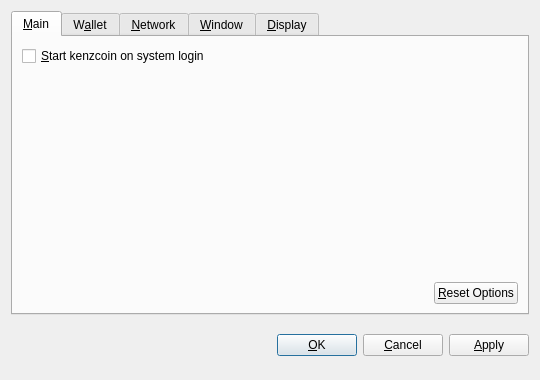
<?xml version="1.0" encoding="UTF-8"?>
<ui version="4.0">
 <class>OptionsDialog</class>
 <widget class="QDialog" name="OptionsDialog">
  <property name="geometry">
   <rect>
    <x>0</x>
    <y>0</y>
    <width>540</width>
    <height>380</height>
   </rect>
  </property>
  <property name="windowTitle">
   <string>Options</string>
  </property>
  <property name="modal">
   <bool>true</bool>
  </property>
  <layout class="QVBoxLayout" name="verticalLayout">
   <item>
    <widget class="QTabWidget" name="tabWidget">
     <property name="tabPosition">
      <enum>QTabWidget::North</enum>
     </property>
     <property name="currentIndex">
      <number>0</number>
     </property>
     <widget class="QWidget" name="tabMain">
      <attribute name="title">
       <string>&amp;Main</string>
      </attribute>
      <layout class="QVBoxLayout" name="verticalLayout_Main">
       <item>
        <widget class="QCheckBox" name="bitcoinAtStartup">
         <property name="toolTip">
          <string>Automatically start kenzcoin after logging in to the system.</string>
         </property>
         <property name="text">
          <string>&amp;Start kenzcoin on system login</string>
         </property>
        </widget>
       </item>
       <item>
        <spacer name="verticalSpacer_Main">
         <property name="orientation">
          <enum>Qt::Vertical</enum>
         </property>
         <property name="sizeHint" stdset="0">
          <size>
           <width>20</width>
           <height>40</height>
          </size>
         </property>
        </spacer>
       </item>
       <item>
        <layout class="QHBoxLayout" name="horizontalLayout_2_Main">
         <item>
          <spacer name="horizontalSpacer_2_Main">
           <property name="orientation">
            <enum>Qt::Horizontal</enum>
           </property>
           <property name="sizeHint" stdset="0">
            <size>
             <width>40</width>
             <height>20</height>
            </size>
           </property>
          </spacer>
         </item>
         <item>
          <widget class="QPushButton" name="resetButton">
           <property name="toolTip">
            <string>Reset all client options to default.</string>
           </property>
           <property name="text">
            <string>&amp;Reset Options</string>
           </property>
           <property name="autoDefault">
            <bool>false</bool>
           </property>
          </widget>
         </item>
        </layout>
       </item>
      </layout>
     </widget>
     <widget class="QWidget" name="tabWallet">
      <attribute name="title">
       <string>W&amp;allet</string>
      </attribute>
      <layout class="QVBoxLayout" name="verticalLayout_Network">
       <item>
        <widget class="QLabel" name="transactionFeeInfoLabel">
         <property name="text">
          <string>Optional transaction fee per kB that helps make sure your transactions are processed quickly. Most transactions are 1 kB.</string>
         </property>
         <property name="textFormat">
          <enum>Qt::PlainText</enum>
         </property>
         <property name="wordWrap">
          <bool>true</bool>
         </property>
        </widget>
       </item>
       <item>
        <layout class="QHBoxLayout" name="horizontalLayout_1_Main">
         <item>
          <widget class="QLabel" name="transactionFeeLabel">
           <property name="text">
            <string>Pay transaction &amp;fee</string>
           </property>
           <property name="textFormat">
            <enum>Qt::PlainText</enum>
           </property>
           <property name="buddy">
            <cstring>transactionFee</cstring>
           </property>
          </widget>
         </item>
         <item>
          <widget class="BitcoinAmountField" name="transactionFee"/>
         </item>
         <item>
          <spacer name="horizontalSpacer_1_Main">
           <property name="orientation">
            <enum>Qt::Horizontal</enum>
           </property>
           <property name="sizeHint" stdset="0">
            <size>
             <width>40</width>
             <height>20</height>
            </size>
           </property>
          </spacer>
         </item>
        </layout>
       </item>
       <item>
        <widget class="QLabel" name="label">
         <property name="text">
          <string>If you disable the spending of unconfirmed change, the change from a transaction cannot be used until that transaction has at least one confirmation. This also affects how your balance is computed.</string>
         </property>
         <property name="wordWrap">
          <bool>true</bool>
         </property>
        </widget>
       </item>
       <item>
        <widget class="QCheckBox" name="spendZeroConfChange">
         <property name="text">
          <string>Spend unconfirmed change  (experts only)</string>
         </property>
        </widget>
       </item>
       <item>
        <spacer name="verticalSpacer">
         <property name="orientation">
          <enum>Qt::Vertical</enum>
         </property>
         <property name="sizeHint" stdset="0">
          <size>
           <width>20</width>
           <height>40</height>
          </size>
         </property>
        </spacer>
       </item>
      </layout>
     </widget>
     <widget class="QWidget" name="tabNetwork">
      <attribute name="title">
       <string>&amp;Network</string>
      </attribute>
      <layout class="QVBoxLayout" name="verticalLayout_Network">
       <item>
        <widget class="QCheckBox" name="mapPortUpnp">
         <property name="toolTip">
          <string>Automatically open the kenzcoin client port on the router. This only works when your router supports UPnP and it is enabled.</string>
         </property>
         <property name="text">
          <string>Map port using &amp;UPnP</string>
         </property>
        </widget>
       </item>
       <item>
        <widget class="QCheckBox" name="connectSocks">
         <property name="toolTip">
          <string>Connect to the kenzcoin network through a SOCKS proxy (e.g. when connecting through Tor).</string>
         </property>
         <property name="text">
          <string>&amp;Connect through SOCKS proxy:</string>
         </property>
        </widget>
       </item>
       <item>
        <layout class="QHBoxLayout" name="horizontalLayout_Network">
         <item>
          <widget class="QLabel" name="proxyIpLabel">
           <property name="text">
            <string>Proxy &amp;IP:</string>
           </property>
           <property name="textFormat">
            <enum>Qt::PlainText</enum>
           </property>
           <property name="buddy">
            <cstring>proxyIp</cstring>
           </property>
          </widget>
         </item>
         <item>
          <widget class="QValidatedLineEdit" name="proxyIp">
           <property name="maximumSize">
            <size>
             <width>140</width>
             <height>16777215</height>
            </size>
           </property>
           <property name="toolTip">
            <string>IP address of the proxy (e.g. 127.0.0.1)</string>
           </property>
          </widget>
         </item>
         <item>
          <widget class="QLabel" name="proxyPortLabel">
           <property name="text">
            <string>&amp;Port:</string>
           </property>
           <property name="textFormat">
            <enum>Qt::PlainText</enum>
           </property>
           <property name="buddy">
            <cstring>proxyPort</cstring>
           </property>
          </widget>
         </item>
         <item>
          <widget class="QLineEdit" name="proxyPort">
           <property name="maximumSize">
            <size>
             <width>55</width>
             <height>16777215</height>
            </size>
           </property>
           <property name="toolTip">
            <string>Port of the proxy (e.g. 9050)</string>
           </property>
          </widget>
         </item>
         <item>
          <widget class="QLabel" name="socksVersionLabel">
           <property name="text">
            <string>SOCKS &amp;Version:</string>
           </property>
           <property name="textFormat">
            <enum>Qt::PlainText</enum>
           </property>
           <property name="buddy">
            <cstring>socksVersion</cstring>
           </property>
          </widget>
         </item>
         <item>
          <widget class="QValueComboBox" name="socksVersion">
           <property name="toolTip">
            <string>SOCKS version of the proxy (e.g. 5)</string>
           </property>
          </widget>
         </item>
         <item>
          <spacer name="horizontalSpacer_Network">
           <property name="orientation">
            <enum>Qt::Horizontal</enum>
           </property>
           <property name="sizeHint" stdset="0">
            <size>
             <width>40</width>
             <height>20</height>
            </size>
           </property>
          </spacer>
         </item>
        </layout>
       </item>
       <item>
        <spacer name="verticalSpacer_Network">
         <property name="orientation">
          <enum>Qt::Vertical</enum>
         </property>
         <property name="sizeHint" stdset="0">
          <size>
           <width>20</width>
           <height>40</height>
          </size>
         </property>
        </spacer>
       </item>
      </layout>
     </widget>
     <widget class="QWidget" name="tabWindow">
      <attribute name="title">
       <string>&amp;Window</string>
      </attribute>
      <layout class="QVBoxLayout" name="verticalLayout_Window">
       <item>
        <widget class="QCheckBox" name="minimizeToTray">
         <property name="toolTip">
          <string>Show only a tray icon after minimizing the window.</string>
         </property>
         <property name="text">
          <string>&amp;Minimize to the tray instead of the taskbar</string>
         </property>
        </widget>
       </item>
       <item>
        <widget class="QCheckBox" name="minimizeOnClose">
         <property name="toolTip">
          <string>Minimize instead of exit the application when the window is closed. When this option is enabled, the application will be closed only after selecting Quit in the menu.</string>
         </property>
         <property name="text">
          <string>M&amp;inimize on close</string>
         </property>
        </widget>
       </item>
       <item>
        <spacer name="verticalSpacer_Window">
         <property name="orientation">
          <enum>Qt::Vertical</enum>
         </property>
         <property name="sizeHint" stdset="0">
          <size>
           <width>20</width>
           <height>40</height>
          </size>
         </property>
        </spacer>
       </item>
      </layout>
     </widget>
     <widget class="QWidget" name="tabDisplay">
      <attribute name="title">
       <string>&amp;Display</string>
      </attribute>
      <layout class="QVBoxLayout" name="verticalLayout_Display">
       <item>
        <layout class="QHBoxLayout" name="horizontalLayout_1_Display">
         <item>
          <widget class="QLabel" name="langLabel">
           <property name="text">
            <string>User Interface &amp;language:</string>
           </property>
           <property name="textFormat">
            <enum>Qt::PlainText</enum>
           </property>
           <property name="buddy">
            <cstring>lang</cstring>
           </property>
          </widget>
         </item>
         <item>
          <widget class="QValueComboBox" name="lang">
           <property name="toolTip">
            <string>The user interface language can be set here. This setting will take effect after restarting kenzcoin.</string>
           </property>
          </widget>
         </item>
        </layout>
       </item>
       <item>
        <layout class="QHBoxLayout" name="horizontalLayout_2_Display">
         <item>
          <widget class="QLabel" name="unitLabel">
           <property name="text">
            <string>&amp;Unit to show amounts in:</string>
           </property>
           <property name="textFormat">
            <enum>Qt::PlainText</enum>
           </property>
           <property name="buddy">
            <cstring>unit</cstring>
           </property>
          </widget>
         </item>
         <item>
          <widget class="QValueComboBox" name="unit">
           <property name="toolTip">
            <string>Choose the default subdivision unit to show in the interface and when sending coins.</string>
           </property>
          </widget>
         </item>
        </layout>
       </item>
       <item>
        <widget class="QCheckBox" name="displayAddresses">
         <property name="toolTip">
          <string>Whether to show kenzcoin addresses in the transaction list or not.</string>
         </property>
         <property name="text">
          <string>&amp;Display addresses in transaction list</string>
         </property>
        </widget>
       </item>
       <item>
        <widget class="QCheckBox" name="coinControlFeatures">
         <property name="toolTip">
          <string>Whether to show coin control features or not.</string>
         </property>
         <property name="text">
          <string>Display coin &amp;control features (experts only!)</string>
         </property>
        </widget>
       </item>
       <item>
        <spacer name="verticalSpacer_Display">
         <property name="orientation">
          <enum>Qt::Vertical</enum>
         </property>
         <property name="sizeHint" stdset="0">
          <size>
           <width>20</width>
           <height>40</height>
          </size>
         </property>
        </spacer>
       </item>
      </layout>
     </widget>
    </widget>
   </item>
   <item>
    <layout class="QHBoxLayout" name="horizontalLayout_Buttons">
     <item>
      <spacer name="horizontalSpacer_1">
       <property name="orientation">
        <enum>Qt::Horizontal</enum>
       </property>
       <property name="sizeHint" stdset="0">
        <size>
         <width>40</width>
         <height>48</height>
        </size>
       </property>
      </spacer>
     </item>
     <item>
      <widget class="QLabel" name="statusLabel">
       <property name="font">
        <font>
         <weight>75</weight>
         <bold>true</bold>
        </font>
       </property>
       <property name="text">
        <string/>
       </property>
       <property name="textFormat">
        <enum>Qt::PlainText</enum>
       </property>
       <property name="wordWrap">
        <bool>true</bool>
       </property>
      </widget>
     </item>
     <item>
      <spacer name="horizontalSpacer_2">
       <property name="orientation">
        <enum>Qt::Horizontal</enum>
       </property>
       <property name="sizeHint" stdset="0">
        <size>
         <width>40</width>
         <height>48</height>
        </size>
       </property>
      </spacer>
     </item>
     <item>
      <widget class="QPushButton" name="okButton">
       <property name="text">
        <string>&amp;OK</string>
       </property>
      </widget>
     </item>
     <item>
      <widget class="QPushButton" name="cancelButton">
       <property name="text">
        <string>&amp;Cancel</string>
       </property>
       <property name="autoDefault">
        <bool>false</bool>
       </property>
      </widget>
     </item>
     <item>
      <widget class="QPushButton" name="applyButton">
       <property name="text">
        <string>&amp;Apply</string>
       </property>
       <property name="autoDefault">
        <bool>false</bool>
       </property>
      </widget>
     </item>
    </layout>
   </item>
  </layout>
 </widget>
 <customwidgets>
  <customwidget>
   <class>BitcoinAmountField</class>
   <extends>QSpinBox</extends>
   <header>bitcoinamountfield.h</header>
  </customwidget>
  <customwidget>
   <class>QValueComboBox</class>
   <extends>QComboBox</extends>
   <header>qvaluecombobox.h</header>
  </customwidget>
  <customwidget>
   <class>QValidatedLineEdit</class>
   <extends>QLineEdit</extends>
   <header>qvalidatedlineedit.h</header>
  </customwidget>
 </customwidgets>
 <resources/>
 <connections/>
</ui>
